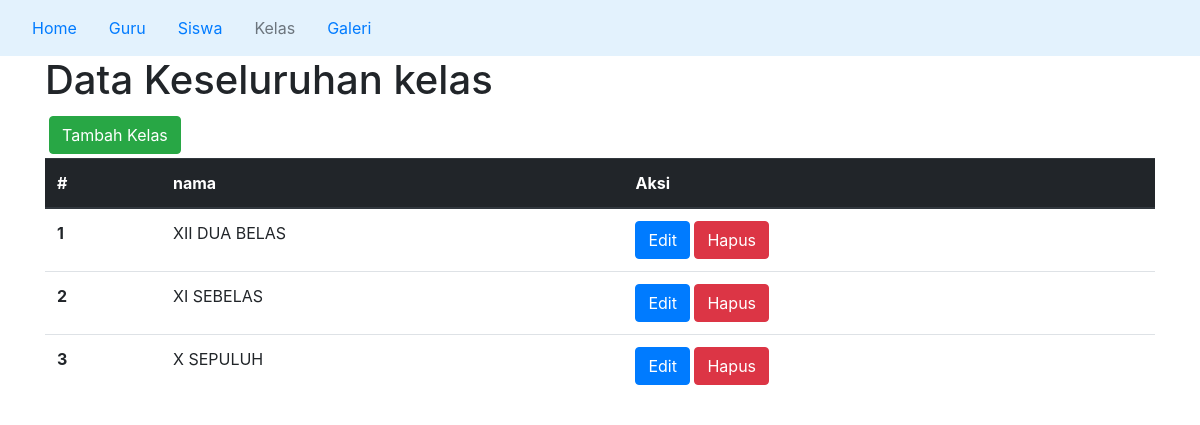
The page /index.php/kelas on the database its author committed.
### tables this page shows
CREATE TABLE `kelas` (
  `id_kelas` int(11) NOT NULL,
  `kelas` varchar(50) NOT NULL
);

### application/controllers/Kelas.php (called while the page is built, shortened)
<?php
class Kelas extends CI_Controller
{
    public function index()
    {
        $this->load->model('Mkelas');
        $data['dtkelas'] = $this->Mkelas->kelas();
        $data['mkelastampil'] = true;
        $data['title'] = "Kelas";
        $this->load->view('backend/part/header', $data);
        $this->load->view('backend/page/kelas/view_kelas_tampil');
        $this->load->view('backend/part/footer');
    }
}

### index.php (called while the page is built, shortened)
<?php
require_once BASEPATH.'core/CodeIgniter.php';

### application/models/Mkelas.php (called while the page is built, shortened)
<?php
class Mkelas extends CI_Model
{
    public function kelas()
    {
        $sql = "SELECT * FROM kelas ORDER BY id_kelas DESC";
        $query = $this->db->query($sql);
        if ($query->num_rows() == 0) {
            return 0;
        } else {
            return $query->result();
        }
    }
}

### application/views/backend/page/kelas/view_kelas_tampil.php (the view, shortened to what this page needs)
<div class="container">
    <h1>Data Keseluruhan kelas</h1>
    <button type="button" class="btn btn-success m-1" data-toggle="modal" data-target="#modal_kelas" data-whatever="@mdo">Tambah Kelas</button>
    <table class="table">
        <thead class="thead-dark">
            <tr>
                <th scope="col">#</th>
                <th scope="col">nama</th>
                <th scope="col">Aksi</th>
            </tr>
        </thead>
        <tbody>
            <?php
            $no = 0;
            if ($dtkelas != 0) {
                foreach ($dtkelas as $dg) {
                    $no++;
            ?>
                    <tr>
                        <th scope="row"><?= $no; ?></th>
                        <td><?= $dg->kelas; ?></td>
                        <td>
                            <a href="<?php echo base_url('kelas/edit/' . $dg->id_kelas); ?>" class="btn btn-primary">Edit</a>
                            <a href="#" onclick="btn_hapus('<?php echo $dg->id_kelas; ?>','<?php echo $dg->kelas; ?>')" class="btn btn-danger">Hapus</a>
                        </td>
                    </tr>
                <?php
                }
            } else {
                ?>
                <tr>
                    <th colspan="4">Data Kosong</th>
                </tr>
            <?php } ?>
        </tbody>
    </table>
</div>

### rows shown on the page
kelas: kelas "XII DUA BELAS"
kelas: kelas "XI SEBELAS"
kelas: kelas "X SEPULUH"
